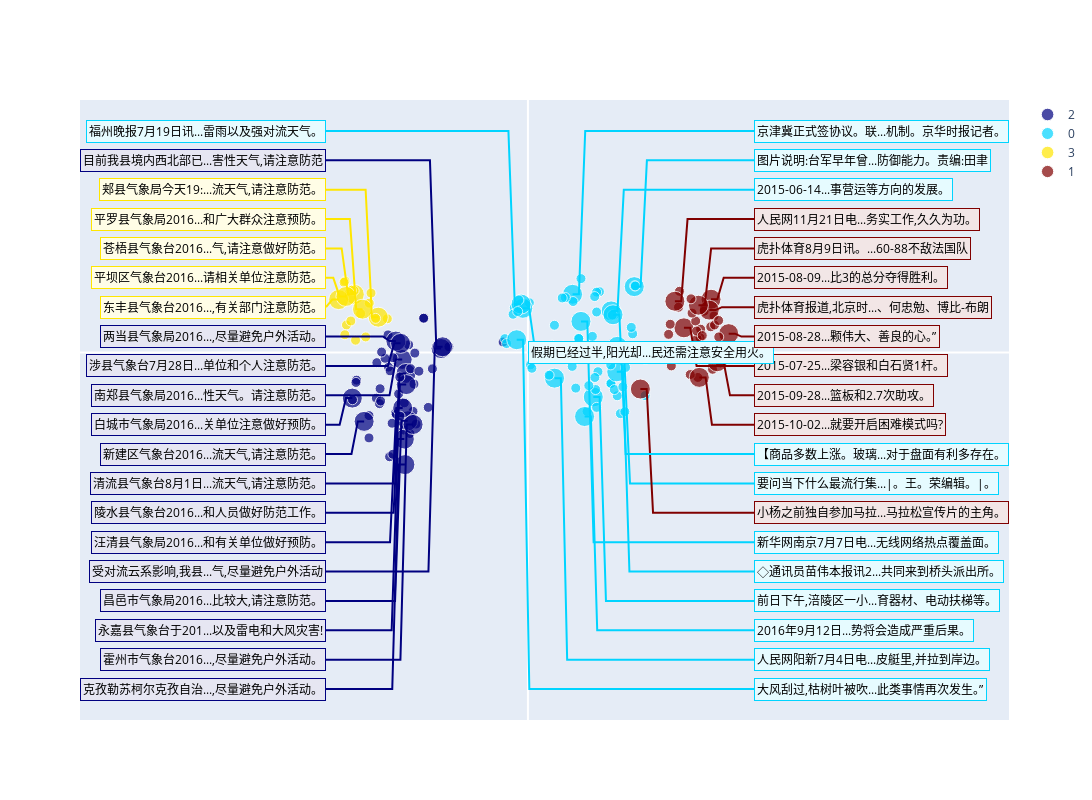

Notebook source saved alongside this figure:
### Markdown cell above
### T-SNE without labels
当语料label没有给定时，算法将自动聚类并绘制T-SNE plot

### Code cell
import ast
tsne_data_cluster_path = "../data/search_data.csv"
tsne_data_cluster = pd.read_csv(tsne_data_cluster_path, header=0)
text = tsne_data_cluster["sentence"].tolist()
embed = tsne_data_cluster["embed"].apply(lambda x: ast.literal_eval(x))

tsne_plot_cluster = TSNE_Plot(text, embed, n_clusters=4)
tsne_plot_cluster.tsne_plot(n_sentence=40)

### Figure 1 — Plotly figure (JSON) as saved in the notebook; plotly's stock layout.template omitted (floating-point values rounded to 4 significant figures)
{"data": [{"legendgroup": "lines", "marker": {"color": "#000080", "size": [20, 10, 10, 10, 10, 10, 10, 20, 20, 10, 10, 10, 10, 10, 10, 10, 10, 10, 20, 10, 10, 10, 10, 10, 20, 10, 10, 20, 10, 10, 20, 10, 10, 10, 10, 20, 10, 10, 10, 20, 10, 10, 10, 20, 10, 20, 10, 10, 20, 20, 10, 10, 10, 20]}, "mode": "markers", "name": "2", "showlegend": true, "type": "scatter", "x": [-9.932, -9.828, -9.422, -11.01, -11.97, -8.217, -6.243, -13.87, -6.86, -7.545, -10.73, -10.66, -11.93, -9.324, -10.46, -7.872, -10.93, -10.4, -9.628, -13.54, -12.56, -10.67, -10.21, -9.003, -9.613, -11.05, -1.961, -10.43, -9.079, -8.842, -9.496, -9.267, -13.86, -11.72, -11.63, -9.764, -10.12, -8.935, -9.764, -9.894, -10.89, -8.61, -11.28, -9.718, -10.1, -12.94, -11.56, -12.55, -9.073, -10.06, -8.241, -13.59, -11.68, -6.74], "y": [-0.3765, -4.152, 0.4071, -0.786, -2.448, 1.835, 0.3037, -2.445, 0.2061, -0.8786, -3.789, -0.2826, -0.5489, -4.341, -3.239, -2.943, -5.584, -3.311, -1.128, -1.483, -3.379, -5.45, -2.219, -1.69, -1.721, 0.9371, 0.5588, 0.6061, -3.152, -3.834, -3.66, -0.87, -2.532, -2.741, -2.603, -4.638, -1.323, -0.03728, -2.7, -2.976, -0.9876, -1.005, -0.3143, -6.003, -3.407, -3.69, 0.02084, -4.576, -3.855, 0.4834, 1.828, -1.607, -1.943, 0.3015]}, {"legendgroup": "lines", "marker": {"color": "#00d4ff", "size": [20, 20, 10, 10, 10, 10, 20, 10, 10, 10, 20, 10, 10, 10, 10, 10, 10, 20, 10, 10, 10, 20, 10, 10, 10, 10, 20, 10, 10, 10, 10, 10, 10, 10, 10, 20, 20, 10, 10, 10, 10, 10, 10, 10, 10, 20, 10, 10, 10, 10, 10, 10, 10, 10, 20, 10, 10, 10, 20, 10, 10, 20, 10, 10]}, "mode": "markers", "name": "0", "showlegend": true, "type": "scatter", "x": [5.165, 6.575, -1.076, 7.056, 0.1129, 0.2055, 7.065, 7.306, 5.649, 5.533, 8.4, 6.666, -1.823, 8.276, 6.532, 5.348, 3.78, -0.4069, 4.674, -1.17, 2.097, 3.527, 5.43, 4.193, 7.659, 8.425, -0.5404, 4.787, 4.018, -1.687, 6.569, -0.7102, 3.569, 0.3129, 9.276, 6.722, 7.019, 4.811, 8.489, 6.829, 5.426, 5.092, 3.125, 7.715, 8.166, 2.102, 3.498, 1.915, 2.955, 1.677, 2.8, 7.502, 9.259, 2.711, -0.8886, -0.8093, 5.275, 5.289, 4.191, 4.016, 2.476, 4.475, 5.429, 6.547], "y": [-2.384, 2.222, 2.388, -2.319, 2.655, -0.665, 0.3239, -3.274, 3.248, -1.033, 3.52, 1.998, 0.7364, 0.9936, -1.653, -1.986, -1.911, 2.359, -3.15, 2.042, 1.453, 3.109, 3.225, 3.949, -3.173, 3.56, 2.586, 0.2445, 0.7399, 0.4761, -1.663, 2.805, 2.722, -0.8481, -0.3722, 2.015, -1.039, -1.776, 3.556, -1.987, -2.941, 0.8573, -0.3581, -0.802, 1.339, -1.377, -0.7481, 0.3834, 2.939, -1.218, 0.3334, -1.84, -2.311, 2.913, 0.6785, 2.187, 2.987, -1.343, 1.66, 0.7458, 0.3185, -3.431, 2.162, -0.6685]}, {"legendgroup": "lines", "marker": {"color": "#ffe600", "size": [20, 10, 20, 10, 10, 10, 10, 10, 10, 20, 10, 10, 10, 10, 10, 10, 20, 10, 20]}, "mode": "markers", "name": "3", "showlegend": true, "type": "scatter", "x": [-13.72, -14.34, -14.95, -12.4, -13.99, -14.45, -14.53, -13.22, -11.11, -11.82, -12.82, -12.03, -13.62, -13.73, -13.95, -14.46, -14.38, -12.53, -13.07], "y": [3.104, 1.468, 2.827, 3.175, 1.68, 3.813, 3.752, 2.075, 1.801, 1.884, 0.8277, 1.822, 0.6528, 3.305, 3.325, 0.9468, 2.995, 2.637, 2.312]}, {"legendgroup": "lines", "marker": {"color": "#800000", "size": [20, 20, 10, 10, 10, 10, 10, 10, 10, 10, 20, 10, 10, 10, 20, 10, 10, 10, 10, 10, 10, 10, 10, 10, 10, 10, 10, 20, 20, 10, 20, 10, 10, 20, 10, 10, 20, 10, 10]}, "mode": "markers", "name": "1", "showlegend": true, "type": "scatter", "x": [8.885, 12.33, 14.45, 13.25, 13.65, 11.97, 11.12, 12.97, 14.7, 13.09, 14.47, 13.91, 13.6, 13.42, 15.86, 14.74, 14.59, 11.9, 15.08, 15.21, 13.37, 13.33, 13.77, 11.33, 15.72, 14.23, 12.32, 11.61, 14.32, 12.82, 13.54, 13.55, 13.86, 13.47, 11.24, 12.89, 14.96, 15.06, 15.21], "y": [-1.96, 1.315, 1.371, 1.676, 1.242, 3.269, 0.9658, 2.104, 1.945, 0.2937, 2.847, 2.203, 0.7868, -1.339, 1.005, 1.465, -0.9026, 2.417, 0.829, -0.5667, 0.7279, 1.146, 0.8999, -0.7208, -0.03493, -0.2709, -0.2803, 2.737, 2.263, -1.185, -1.337, -0.3829, -0.06369, 2.525, 1.507, 2.867, -0.4982, 1.71, 0.02686]}, {"legendgroup": "lines", "line": {"color": "#000080"}, "mode": "lines", "showlegend": false, "type": "scatter", "x": [-15.95, -10.93, -10.43, -9.932], "y": [-2.296, -2.296, -0.3765, -0.3765]}, {"legendgroup": "lines", "line": {"color": "#00d4ff"}, "mode": "lines", "showlegend": false, "type": "scatter", "x": [17.86, 6.165, 5.665, 5.165], "y": [-13.3, -13.3, -2.384, -2.384]}, {"legendgroup": "lines", "line": {"color": "#00d4ff"}, "mode": "lines", "showlegend": false, "type": "scatter", "x": [17.86, 7.575, 7.075, 6.575], "y": [8.704, 8.704, 2.222, 2.222]}, {"legendgroup": "lines", "line": {"color": "#ffe600"}, "mode": "lines", "showlegend": false, "type": "scatter", "x": [-15.95, -14.72, -14.22, -13.72], "y": [5.561, 5.561, 3.104, 3.104]}, {"legendgroup": "lines", "line": {"color": "#00d4ff"}, "mode": "lines", "showlegend": false, "type": "scatter", "x": [17.86, 8.065, 7.565, 7.065], "y": [-7.01, -7.01, 0.3239, 0.3239]}, {"legendgroup": "lines", "line": {"color": "#800000"}, "mode": "lines", "showlegend": false, "type": "scatter", "x": [17.86, 9.885, 9.385, 8.885], "y": [-8.581, -8.581, -1.96, -1.96]}, {"legendgroup": "lines", "line": {"color": "#000080"}, "mode": "lines", "showlegend": false, "type": "scatter", "x": [-15.95, -14.87, -14.37, -13.87], "y": [-3.867, -3.867, -2.445, -2.445]}, {"legendgroup": "lines", "line": {"color": "#000080"}, "mode": "lines", "showlegend": false, "type": "scatter", "x": [-15.95, -7.86, -7.36, -6.86], "y": [-11.72, -11.72, 0.2061, 0.2061]}, {"legendgroup": "lines", "line": {"color": "#800000"}, "mode": "lines", "showlegend": false, "type": "scatter", "x": [17.86, 13.33, 12.83, 12.33], "y": [-0.7244, -0.7244, 1.315, 1.315]}, {"legendgroup": "lines", "line": {"color": "#ffe600"}, "mode": "lines", "showlegend": false, "type": "scatter", "x": [-15.95, -15.95, -15.45, -14.95], "y": [2.418, 2.418, 2.827, 2.827]}, {"legendgroup": "lines", "line": {"color": "#00d4ff"}, "mode": "lines", "showlegend": false, "type": "scatter", "x": [17.86, 9.4, 8.9, 8.4], "y": [10.28, 10.28, 3.52, 3.52]}, {"legendgroup": "lines", "line": {"color": "#000080"}, "mode": "lines", "showlegend": false, "type": "scatter", "x": [-15.95, -10.63, -10.13, -9.628], "y": [-7.01, -7.01, -1.128, -1.128]}, {"legendgroup": "lines", "line": {"color": "#00d4ff"}, "mode": "lines", "showlegend": false, "type": "scatter", "x": [0, 0.5931, 0.09306, -0.4069], "y": [0, 0, 2.359, 2.359]}, {"legendgroup": "lines", "line": {"color": "#00d4ff"}, "mode": "lines", "showlegend": false, "type": "scatter", "x": [17.86, 4.527, 4.027, 3.527], "y": [11.85, 11.85, 3.109, 3.109]}, {"legendgroup": "lines", "line": {"color": "#800000"}, "mode": "lines", "showlegend": false, "type": "scatter", "x": [17.86, 15.47, 14.97, 14.47], "y": [3.99, 3.99, 2.847, 2.847]}, {"legendgroup": "lines", "line": {"color": "#000080"}, "mode": "lines", "showlegend": false, "type": "scatter", "x": [-15.95, -10.61, -10.11, -9.613], "y": [-8.581, -8.581, -1.721, -1.721]}, {"legendgroup": "lines", "line": {"color": "#00d4ff"}, "mode": "lines", "showlegend": false, "type": "scatter", "x": [-15.95, -1.54, -1.04, -0.5404], "y": [11.85, 11.85, 2.586, 2.586]}, {"legendgroup": "lines", "line": {"color": "#800000"}, "mode": "lines", "showlegend": false, "type": "scatter", "x": [17.86, 16.86, 16.36, 15.86], "y": [0.847, 0.847, 1.005, 1.005]}, {"legendgroup": "lines", "line": {"color": "#000080"}, "mode": "lines", "showlegend": false, "type": "scatter", "x": [-15.95, -11.43, -10.93, -10.43], "y": [0.847, 0.847, 0.6061, 0.6061]}, {"legendgroup": "lines", "line": {"color": "#00d4ff"}, "mode": "lines", "showlegend": false, "type": "scatter", "x": [17.86, 7.722, 7.222, 6.722], "y": [-5.439, -5.439, 2.015, 2.015]}, {"legendgroup": "lines", "line": {"color": "#00d4ff"}, "mode": "lines", "showlegend": false, "type": "scatter", "x": [17.86, 8.019, 7.519, 7.019], "y": [-11.72, -11.72, -1.039, -1.039]}, {"legendgroup": "lines", "line": {"color": "#000080"}, "mode": "lines", "showlegend": false, "type": "scatter", "x": [-15.95, -10.5, -9.996, -9.496], "y": [-13.3, -13.3, -3.66, -3.66]}, {"legendgroup": "lines", "line": {"color": "#000080"}, "mode": "lines", "showlegend": false, "type": "scatter", "x": [-15.95, -10.76, -10.26, -9.764], "y": [-14.87, -14.87, -4.638, -4.638]}, {"legendgroup": "lines", "line": {"color": "#ffe600"}, "mode": "lines", "showlegend": false, "type": "scatter", "x": [-15.95, -12.82, -12.32, -11.82], "y": [8.704, 8.704, 1.884, 1.884]}, {"legendgroup": "lines", "line": {"color": "#000080"}, "mode": "lines", "showlegend": false, "type": "scatter", "x": [-15.95, -10.89, -10.39, -9.894], "y": [-10.15, -10.15, -2.976, -2.976]}, {"legendgroup": "lines", "line": {"color": "#00d4ff"}, "mode": "lines", "showlegend": false, "type": "scatter", "x": [17.86, 3.102, 2.602, 2.102], "y": [-16.44, -16.44, -1.377, -1.377]}, {"legendgroup": "lines", "line": {"color": "#800000"}, "mode": "lines", "showlegend": false, "type": "scatter", "x": [17.86, 12.61, 12.11, 11.61], "y": [7.133, 7.133, 2.737, 2.737]}, {"legendgroup": "lines", "line": {"color": "#800000"}, "mode": "lines", "showlegend": false, "type": "scatter", "x": [17.86, 15.32, 14.82, 14.32], "y": [2.418, 2.418, 2.263, 2.263]}, {"legendgroup": "lines", "line": {"color": "#000080"}, "mode": "lines", "showlegend": false, "type": "scatter", "x": [-15.95, -10.72, -10.22, -9.718], "y": [-18.01, -18.01, -6.003, -6.003]}, {"legendgroup": "lines", "line": {"color": "#000080"}, "mode": "lines", "showlegend": false, "type": "scatter", "x": [-15.95, -13.94, -13.44, -12.94], "y": [-5.439, -5.439, -3.69, -3.69]}, {"legendgroup": "lines", "line": {"color": "#800000"}, "mode": "lines", "showlegend": false, "type": "scatter", "x": [17.86, 14.54, 14.04, 13.54], "y": [-3.867, -3.867, -1.337, -1.337]}, {"legendgroup": "lines", "line": {"color": "#00d4ff"}, "mode": "lines", "showlegend": false, "type": "scatter", "x": [17.86, 0.1114, -0.3886, -0.8886], "y": [-18.01, -18.01, 0.6785, 0.6785]}, {"legendgroup": "lines", "line": {"color": "#000080"}, "mode": "lines", "showlegend": false, "type": "scatter", "x": [-15.95, -10.07, -9.573, -9.073], "y": [-16.44, -16.44, -3.855, -3.855]}, {"legendgroup": "lines", "line": {"color": "#000080"}, "mode": "lines", "showlegend": false, "type": "scatter", "x": [-15.95, -11.06, -10.56, -10.06], "y": [-0.7244, -0.7244, 0.4834, 0.4834]}, {"legendgroup": "lines", "line": {"color": "#ffe600"}, "mode": "lines", "showlegend": false, "type": "scatter", "x": [-15.95, -15.38, -14.88, -14.38], "y": [3.99, 3.99, 2.995, 2.995]}, {"legendgroup": "lines", "line": {"color": "#800000"}, "mode": "lines", "showlegend": false, "type": "scatter", "x": [17.86, 14.47, 13.97, 13.47], "y": [5.561, 5.561, 2.525, 2.525]}, {"legendgroup": "lines", "line": {"color": "#00d4ff"}, "mode": "lines", "showlegend": false, "type": "scatter", "x": [17.86, 5.191, 4.691, 4.191], "y": [-10.15, -10.15, 1.66, 1.66]}, {"legendgroup": "lines", "line": {"color": "#00d4ff"}, "mode": "lines", "showlegend": false, "type": "scatter", "x": [17.86, 5.475, 4.975, 4.475], "y": [-14.87, -14.87, -3.431, -3.431]}, {"legendgroup": "lines", "line": {"color": "#800000"}, "mode": "lines", "showlegend": false, "type": "scatter", "x": [17.86, 15.96, 15.46, 14.96], "y": [-2.296, -2.296, -0.4982, -0.4982]}, {"legendgroup": "lines", "line": {"color": "#000080"}, "mode": "lines", "showlegend": false, "type": "scatter", "x": [-15.95, -7.74, -7.24, -6.74], "y": [10.28, 10.28, 0.3015, 0.3015]}, {"legendgroup": "lines", "line": {"color": "#ffe600"}, "mode": "lines", "showlegend": false, "type": "scatter", "x": [-15.95, -14.07, -13.57, -13.07], "y": [7.133, 7.133, 2.312, 2.312]}], "layout": {"annotations": [{"bgcolor": "#e6e6f2", "bordercolor": "#000080", "borderpad": 2, "font": {"color": "black"}, "showarrow": false, "text": "南郑县气象局2016...性天气。请注意防范。", "x": -15.95, "xanchor": "right", "xref": "x", "y": -2.296, "yanchor": "middle", "yref": "y"}, {"bgcolor": "#e6fbff", "bordercolor": "#00d4ff", "borderpad": 2, "font": {"color": "black"}, "showarrow": false, "text": "前日下午,涪陵区一小...育器材、电动扶梯等。", "x": 17.86, "xanchor": "left", "xref": "x", "y": -13.3, "yanchor": "middle", "yref": "y"}, {"bgcolor": "#e6fbff", "bordercolor": "#00d4ff", "borderpad": 2, "font": {"color": "black"}, "showarrow": false, "text": "2015-06-14...事营运等方向的发展。", "x": 17.86, "xanchor": "left", "xref": "x", "y": 8.704, "yanchor": "middle", "yref": "y"}, {"bgcolor": "#fffde6", "bordercolor": "#ffe600", "borderpad": 2, "font": {"color": "black"}, "showarrow": false, "text": "苍梧县气象台2016...气,请注意做好防范。", "x": -15.95, "xanchor": "right", "xref": "x", "y": 5.561, "yanchor": "middle", "yref": "y"}, {"bgcolor": "#e6fbff", "bordercolor": "#00d4ff", "borderpad": 2, "font": {"color": "black"}, "showarrow": false, "text": "要问当下什么最流行集...|。王。荣编辑。|。", "x": 17.86, "xanchor": "left", "xref": "x", "y": -7.01, "yanchor": "middle", "yref": "y"}, {"bgcolor": "#f2e6e6", "bordercolor": "#800000", "borderpad": 2, "font": {"color": "black"}, "showarrow": false, "text": "小杨之前独自参加马拉...马拉松宣传片的主角。", "x": 17.86, "xanchor": "left", "xref": "x", "y": -8.581, "yanchor": "middle", "yref": "y"}, {"bgcolor": "#e6e6f2", "bordercolor": "#000080", "borderpad": 2, "font": {"color": "black"}, "showarrow": false, "text": "白城市气象局2016...关单位注意做好预防。", "x": -15.95, "xanchor": "right", "xref": "x", "y": -3.867, "yanchor": "middle", "yref": "y"}, {"bgcolor": "#e6e6f2", "bordercolor": "#000080", "borderpad": 2, "font": {"color": "black"}, "showarrow": false, "text": "受对流云系影响,我县...气,尽量避免户外活动", "x": -15.95, "xanchor": "right", "xref": "x", "y": -11.72, "yanchor": "middle", "yref": "y"}, {"bgcolor": "#f2e6e6", "bordercolor": "#800000", "borderpad": 2, "font": {"color": "black"}, "showarrow": false, "text": "2015-07-25...梁容银和白石贤1杆。", "x": 17.86, "xanchor": "left", "xref": "x", "y": -0.7244, "yanchor": "middle", "yref": "y"}, {"bgcolor": "#fffde6", "bordercolor": "#ffe600", "borderpad": 2, "font": {"color": "black"}, "showarrow": false, "text": "东丰县气象台2016...,有关部门注意防范。", "x": -15.95, "xanchor": "right", "xref": "x", "y": 2.418, "yanchor": "middle", "yref": "y"}, {"bgcolor": "#e6fbff", "bordercolor": "#00d4ff", "borderpad": 2, "font": {"color": "black"}, "showarrow": false, "text": "图片说明:台军早年曾...防御能力。责编:田聿", "x": 17.86, "xanchor": "left", "xref": "x", "y": 10.28, "yanchor": "middle", "yref": "y"}, {"bgcolor": "#e6e6f2", "bordercolor": "#000080", "borderpad": 2, "font": {"color": "black"}, "showarrow": false, "text": "清流县气象台8月1日...流天气,请注意防范。", "x": -15.95, "xanchor": "right", "xref": "x", "y": -7.01, "yanchor": "middle", "yref": "y"}, {"bgcolor": "#e6fbff", "bordercolor": "#00d4ff", "borderpad": 2, "font": {"color": "black"}, "showarrow": false, "text": "假期已经过半,阳光却...民还需注意安全用火。", "x": 0, "xanchor": "left", "xref": "x", "y": 0, "yanchor": "middle", "yref": "y"}, {"bgcolor": "#e6fbff", "bordercolor": "#00d4ff", "borderpad": 2, "font": {"color": "black"}, "showarrow": false, "text": "京津冀正式签协议。联...机制。京华时报记者。", "x": 17.86, "xanchor": "left", "xref": "x", "y": 11.85, "yanchor": "middle", "yref": "y"}, {"bgcolor": "#f2e6e6", "bordercolor": "#800000", "borderpad": 2, "font": {"color": "black"}, "showarrow": false, "text": "2015-08-09...比3的总分夺得胜利。", "x": 17.86, "xanchor": "left", "xref": "x", "y": 3.99, "yanchor": "middle", "yref": "y"}, {"bgcolor": "#e6e6f2", "bordercolor": "#000080", "borderpad": 2, "font": {"color": "black"}, "showarrow": false, "text": "陵水县气象台2016...和人员做好防范工作。", "x": -15.95, "xanchor": "right", "xref": "x", "y": -8.581, "yanchor": "middle", "yref": "y"}, {"bgcolor": "#e6fbff", "bordercolor": "#00d4ff", "borderpad": 2, "font": {"color": "black"}, "showarrow": false, "text": "福州晚报7月19日讯...雷雨以及强对流天气。", "x": -15.95, "xanchor": "right", "xref": "x", "y": 11.85, "yanchor": "middle", "yref": "y"}, {"bgcolor": "#f2e6e6", "bordercolor": "#800000", "borderpad": 2, "font": {"color": "black"}, "showarrow": false, "text": "2015-08-28...颗伟大、善良的心。”", "x": 17.86, "xanchor": "left", "xref": "x", "y": 0.847, "yanchor": "middle", "yref": "y"}, {"bgcolor": "#e6e6f2", "bordercolor": "#000080", "borderpad": 2, "font": {"color": "black"}, "showarrow": false, "text": "两当县气象局2016...,尽量避免户外活动。", "x": -15.95, "xanchor": "right", "xref": "x", "y": 0.847, "yanchor": "middle", "yref": "y"}, {"bgcolor": "#e6fbff", "bordercolor": "#00d4ff", "borderpad": 2, "font": {"color": "black"}, "showarrow": false, "text": "【商品多数上涨。玻璃...对于盘面有利多存在。", "x": 17.86, "xanchor": "left", "xref": "x", "y": -5.439, "yanchor": "middle", "yref": "y"}, {"bgcolor": "#e6fbff", "bordercolor": "#00d4ff", "borderpad": 2, "font": {"color": "black"}, "showarrow": false, "text": "◇通讯员苗伟本报讯2...共同来到桥头派出所。", "x": 17.86, "xanchor": "left", "xref": "x", "y": -11.72, "yanchor": "middle", "yref": "y"}, {"bgcolor": "#e6e6f2", "bordercolor": "#000080", "borderpad": 2, "font": {"color": "black"}, "showarrow": false, "text": "昌邑市气象局2016...比较大,请注意防范。", "x": -15.95, "xanchor": "right", "xref": "x", "y": -13.3, "yanchor": "middle", "yref": "y"}, {"bgcolor": "#e6e6f2", "bordercolor": "#000080", "borderpad": 2, "font": {"color": "black"}, "showarrow": false, "text": "永嘉县气象台于201...以及雷电和大风灾害!", "x": -15.95, "xanchor": "right", "xref": "x", "y": -14.87, "yanchor": "middle", "yref": "y"}, {"bgcolor": "#fffde6", "bordercolor": "#ffe600", "borderpad": 2, "font": {"color": "black"}, "showarrow": false, "text": "郏县气象局今天19:...流天气,请注意防范。", "x": -15.95, "xanchor": "right", "xref": "x", "y": 8.704, "yanchor": "middle", "yref": "y"}, {"bgcolor": "#e6e6f2", "bordercolor": "#000080", "borderpad": 2, "font": {"color": "black"}, "showarrow": false, "text": "汪清县气象局2016...和有关单位做好预防。", "x": -15.95, "xanchor": "right", "xref": "x", "y": -10.15, "yanchor": "middle", "yref": "y"}, {"bgcolor": "#e6fbff", "bordercolor": "#00d4ff", "borderpad": 2, "font": {"color": "black"}, "showarrow": false, "text": "人民网阳新7月4日电...皮艇里,并拉到岸边。", "x": 17.86, "xanchor": "left", "xref": "x", "y": -16.44, "yanchor": "middle", "yref": "y"}, {"bgcolor": "#f2e6e6", "bordercolor": "#800000", "borderpad": 2, "font": {"color": "black"}, "showarrow": false, "text": "人民网11月21日电...务实工作,久久为功。", "x": 17.86, "xanchor": "left", "xref": "x", "y": 7.133, "yanchor": "middle", "yref": "y"}, {"bgcolor": "#f2e6e6", "bordercolor": "#800000", "borderpad": 2, "font": {"color": "black"}, "showarrow": false, "text": "虎扑体育报道,北京时...、何忠勉、博比-布朗", "x": 17.86, "xanchor": "left", "xref": "x", "y": 2.418, "yanchor": "middle", "yref": "y"}, {"bgcolor": "#e6e6f2", "bordercolor": "#000080", "borderpad": 2, "font": {"color": "black"}, "showarrow": false, "text": "克孜勒苏柯尔克孜自治...,尽量避免户外活动。", "x": -15.95, "xanchor": "right", "xref": "x", "y": -18.01, "yanchor": "middle", "yref": "y"}, {"bgcolor": "#e6e6f2", "bordercolor": "#000080", "borderpad": 2, "font": {"color": "black"}, "showarrow": false, "text": "新建区气象台2016...流天气,请注意防范。", "x": -15.95, "xanchor": "right", "xref": "x", "y": -5.439, "yanchor": "middle", "yref": "y"}, {"bgcolor": "#f2e6e6", "bordercolor": "#800000", "borderpad": 2, "font": {"color": "black"}, "showarrow": false, "text": "2015-10-02...就要开启困难模式吗?", "x": 17.86, "xanchor": "left", "xref": "x", "y": -3.867, "yanchor": "middle", "yref": "y"}, {"bgcolor": "#e6fbff", "bordercolor": "#00d4ff", "borderpad": 2, "font": {"color": "black"}, "showarrow": false, "text": "大风刮过,枯树叶被吹...此类事情再次发生。”", "x": 17.86, "xanchor": "left", "xref": "x", "y": -18.01, "yanchor": "middle", "yref": "y"}, {"bgcolor": "#e6e6f2", "bordercolor": "#000080", "borderpad": 2, "font": {"color": "black"}, "showarrow": false, "text": "霍州市气象台2016...,尽量避免户外活动。", "x": -15.95, "xanchor": "right", "xref": "x", "y": -16.44, "yanchor": "middle", "yref": "y"}, {"bgcolor": "#e6e6f2", "bordercolor": "#000080", "borderpad": 2, "font": {"color": "black"}, "showarrow": false, "text": "涉县气象台7月28日...单位和个人注意防范。", "x": -15.95, "xanchor": "right", "xref": "x", "y": -0.7244, "yanchor": "middle", "yref": "y"}, {"bgcolor": "#fffde6", "bordercolor": "#ffe600", "borderpad": 2, "font": {"color": "black"}, "showarrow": false, "text": "平坝区气象台2016...请相关单位注意防范。", "x": -15.95, "xanchor": "right", "xref": "x", "y": 3.99, "yanchor": "middle", "yref": "y"}, {"bgcolor": "#f2e6e6", "bordercolor": "#800000", "borderpad": 2, "font": {"color": "black"}, "showarrow": false, "text": "虎扑体育8月9日讯。...60-88不敌法国队", "x": 17.86, "xanchor": "left", "xref": "x", "y": 5.561, "yanchor": "middle", "yref": "y"}, {"bgcolor": "#e6fbff", "bordercolor": "#00d4ff", "borderpad": 2, "font": {"color": "black"}, "showarrow": false, "text": "新华网南京7月7日电...无线网络热点覆盖面。", "x": 17.86, "xanchor": "left", "xref": "x", "y": -10.15, "yanchor": "middle", "yref": "y"}, {"bgcolor": "#e6fbff", "bordercolor": "#00d4ff", "borderpad": 2, "font": {"color": "black"}, "showarrow": false, "text": "2016年9月12日...势将会造成严重后果。", "x": 17.86, "xanchor": "left", "xref": "x", "y": -14.87, "yanchor": "middle", "yref": "y"}, {"bgcolor": "#f2e6e6", "bordercolor": "#800000", "borderpad": 2, "font": {"color": "black"}, "showarrow": false, "text": "2015-09-28...篮板和2.7次助攻。", "x": 17.86, "xanchor": "left", "xref": "x", "y": -2.296, "yanchor": "middle", "yref": "y"}, {"bgcolor": "#e6e6f2", "bordercolor": "#000080", "borderpad": 2, "font": {"color": "black"}, "showarrow": false, "text": "目前我县境内西北部已...害性天气,请注意防范", "x": -15.95, "xanchor": "right", "xref": "x", "y": 10.28, "yanchor": "middle", "yref": "y"}, {"bgcolor": "#fffde6", "bordercolor": "#ffe600", "borderpad": 2, "font": {"color": "black"}, "showarrow": false, "text": "平罗县气象局2016...和广大群众注意预防。", "x": -15.95, "xanchor": "right", "xref": "x", "y": 7.133, "yanchor": "middle", "yref": "y"}], "autosize": false, "height": 800, "width": 1500, "xaxis": {"tickvals": []}, "yaxis": {"tickvals": []}}}
